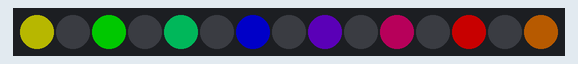
Bench run of a sketch on a simulated Arduino Uno, built with avr-gcc and run on an emulated ATmega328P. Shown: 15 RGB LEDs in strip order, left to right. Dim RGB values are drawn brighter than linear.

Above: at 20.06 s.
At 23.32 s:
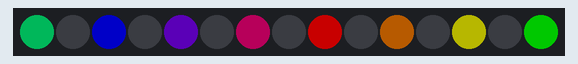
At 24.95 s:
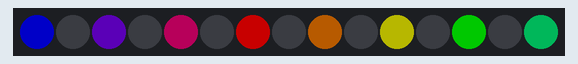
At 29.85 s:
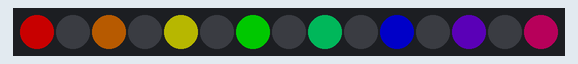
At 34.75 s:
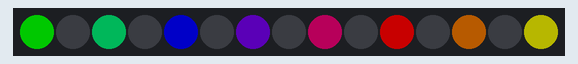
At 39.64 s:
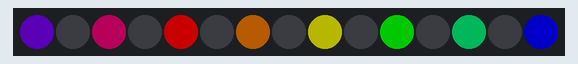

The sketch:

rainbow.ino
```cpp
#include <FastLED.h>

#define LED_PIN     1 //Arduino pin in use
#define NUM_LEDS    15 //Number of leds in array
#define BRIGHTNESS  100 //Brightness value 0-255
#define LED_TYPE    WS2811
#define COLOR_ORDER GRB
CRGB leds[NUM_LEDS]; //Initialize array for lights

#define UPDATES_PER_SECOND 20

CRGBPalette16 currentPalette; //Initializes that a palette is in use
TBlendType    currentBlending;

void setup() {
    delay(3000); // power-up safety delay
    FastLED.addLeds<LED_TYPE, LED_PIN, COLOR_ORDER>(leds, NUM_LEDS).setCorrection( TypicalLEDStrip ); //Configures the strip
    FastLED.setBrightness(BRIGHTNESS);

    currentPalette = RainbowStripeColors_p; //Sets the starting palette
    currentBlending = LINEARBLEND;
}

void loop()
{
    Change();
    static uint8_t startIndex = 0;
    startIndex = startIndex + 1; /* motion speed */

    Fill(startIndex); //Fills in the LED strip with given palette

    FastLED.show(); //Built in function that displays the LEDS
    FastLED.delay(1000 / UPDATES_PER_SECOND);
}

void Change()
{
    uint8_t secondHand = (millis() / 1000) % 60; //Internal clock begins in system
    static uint8_t lastSecond = 99;

    if( lastSecond != secondHand) {
        lastSecond = secondHand; //Every 20 seconds, the palette and blending in use changes to one of these three
        if( secondHand >  0 && secondHand < 20)  { currentPalette = RainbowColors_p; currentBlending = LINEARBLEND; }
        if( secondHand >= 20 && secondHand < 40)  { currentPalette = RainbowStripeColors_p; currentBlending = NOBLEND;  }
        if( secondHand >= 40 && secondHand < 60)  { currentPalette = RainbowStripeColors_p; currentBlending = LINEARBLEND; }
    }
}

void Fill( uint8_t colorIndex) //Function that loops through and fulls the LED array
{
    uint8_t brightness = 255;

    for( int i = 0; i < NUM_LEDS; i++) {
        leds[i] = ColorFromPalette( currentPalette, colorIndex, brightness, currentBlending);
        colorIndex += 15; // Lower this number if you want a more gradual color change
        //delay(750) Uncomment this line if you want the array to fill up consecutively
    }
}
```
